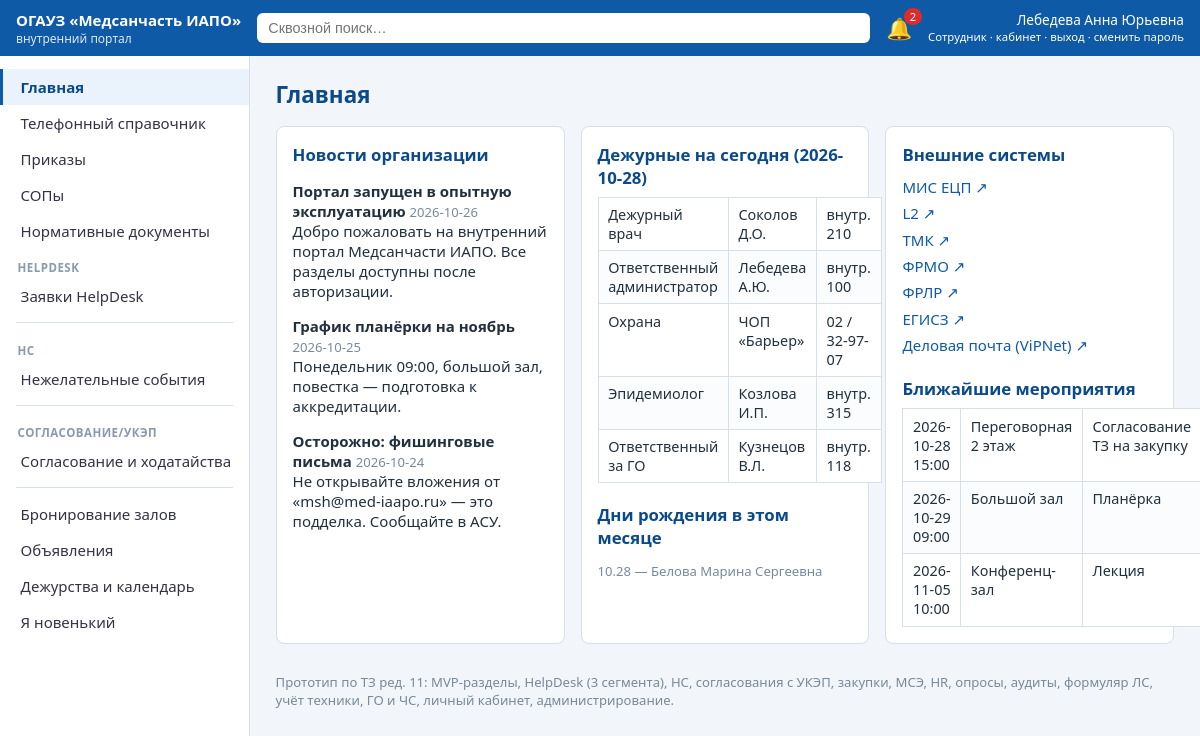
The page / (signed in) on the database its author committed.
### tables this page shows
CREATE TABLE users(
  id INTEGER PRIMARY KEY, fio TEXT, dept_id INTEGER REFERENCES departments(id),
  position TEXT, email TEXT, role_key TEXT REFERENCES roles(key),
  username TEXT UNIQUE, pw_hash TEXT, salt TEXT, must_change_pw INTEGER DEFAULT 0,
  active INTEGER DEFAULT 1, birth_month_day TEXT);

CREATE TABLE news(id INTEGER PRIMARY KEY, title TEXT, body TEXT, created_at TEXT);

CREATE TABLE duty(id INTEGER PRIMARY KEY, service TEXT, fio TEXT, phone TEXT, day TEXT);

CREATE TABLE ext_links(id INTEGER PRIMARY KEY, name TEXT, url TEXT);

CREATE TABLE booking(id INTEGER PRIMARY KEY, hall TEXT, bdate TEXT, btime TEXT,
  duration INTEGER, topic TEXT, organizer TEXT);

### app.py (the view)
@app.get("/", response_class=HTMLResponse)
def index(request: Request):
    u = current_user(request)
    if not u:
        return RedirectResponse("/login", status_code=302)
    con = get_db()
    news = con.execute("SELECT * FROM news ORDER BY created_at DESC").fetchall()
    duty = con.execute("SELECT * FROM duty WHERE day=?", (str(TODAY),)).fetchall()
    links = con.execute("SELECT * FROM ext_links").fetchall()
    bdays = con.execute("SELECT fio, birth_month_day FROM users WHERE substr(birth_month_day,1,2)=? ORDER BY birth_month_day", (f"{TODAY.month:02d}",)).fetchall()
    events = con.execute("SELECT * FROM booking WHERE bdate>=? ORDER BY bdate,btime LIMIT 5", (str(TODAY),)).fetchall()
    con.close()
    return ctx(request, news=news, duty=duty, links=links, bdays=bdays, events=events, template="index.html", section="Главная")

### templates/index.html
{% extends "base.html" %}
{% block body %}
<div class="grid">
  <div class="card">
    <h2 style="margin-top:0">Новости организации</h2>
    {% for n in news %}<p><b>{{ n['title'] }}</b> <span class="muted">{{ n['created_at'] }}</span><br>{{ n['body'] }}</p>{% endfor %}
  </div>
  <div class="card">
    <h2 style="margin-top:0">Дежурные на сегодня ({{ today }})</h2>
    <table>{% for d in duty %}<tr><td>{{ d['service'] }}</td><td>{{ d['fio'] }}</td><td>{{ d['phone'] }}</td></tr>{% endfor %}</table>
    <h2>Дни рождения в этом месяце</h2>
    <p class="muted">{% for b in bdays %}{{ b['birth_month_day']|replace('-','.') }} — {{ b['fio'] }}{% if not loop.last %}; {% endif %}{% endfor %}</p>
  </div>
  <div class="card">
    <h2 style="margin-top:0">Внешние системы</h2>
    {% for l in links %}<a href="{{ l['url'] }}" target="_blank" style="display:block;padding:.2rem 0">{{ l['name'] }} ↗</a>{% endfor %}
    <h2>Ближайшие мероприятия</h2>
    <table>{% for e in events %}<tr><td>{{ e['bdate'] }} {{ e['btime'] }}</td><td>{{ e['hall'] }}</td><td>{{ e['topic'] }}</td></tr>{% endfor %}</table>
  </div>
</div>
<p class="muted">Прототип по ТЗ ред. 11: MVP-разделы, HelpDesk (3 сегмента), НС, согласования с УКЭП, закупки, МСЭ, HR, опросы, аудиты, формуляр ЛС, учёт техники, ГО и ЧС, личный кабинет, администрирование.</p>
{% endblock %}

### templates/base.html (shortened to what this page needs)
<!doctype html>
<html lang="ru">
<head>
<link rel="stylesheet" href="/static/style.css">
</head>
<body>
{% if user %}
<header class="topbar">
  <div class="brand"><a href="/" style="color:#fff;text-decoration:none">ОГАУЗ «Медсанчасть&nbsp;ИАПО»</a> <span>внутренний портал</span></div>
  <form action="/search" method="get" class="searchbox">
    <input name="q" placeholder="Сквозной поиск…" value="{{ q or '' }}">
  </form>
  <a class="bell" href="/notifications" title="Уведомления">🔔{% if unread %}<span class="badge">{{ unread }}</span>{% endif %}</a>
  <div class="who">{{ user['fio'] }}<br><small>{{ role_names.get(user['role_key'], user['role_key']) }} · <a href="/dashboard">кабинет</a> · <a href="/logout">выход</a> · <a href="/change-password">сменить пароль</a></small></div>
</header>
<div class="layout">
  <nav class="side" id="side">
    {% set rv = role_vis.get(user['role_key'], []) %}
    {% set ns_ = namespace(group="") %}
    {% for need_role, title, url in menu %}
      {% set allowed = (need_role == "") or ('*' in rv) or (need_role in rv) %}
      {% if allowed %}
        {% if need_role != ns_.group %}
          {% if ns_.group %}<div class="navsep"></div>{% endif %}
          {% set ns_.group = need_role %}
          {% if need_role %}<div class="navgroup">{{ need_role }}</div>{% endif %}
        {% endif %}
        <a href="{{ url }}" class="{{ 'active' if request.url.path == url }}">{{ title }}</a>
      {% endif %}
    {% endfor %}
  </nav>
  <main class="content">
    <h1>{{ section }}</h1>
    {% block body %}{% endblock %}
  </main>
</div>
{% else %}
<main style="padding:2rem">{% block anon %}{% endblock %}</main>
{% endif %}
</body>
</html>

### static/style.css (style rules this page uses)
:root { --c1:#0e5aa7;--c2:#0b4a8a;--bg:#f2f5f9;--line:#d7dfe8;--ok:#1a7f37;--warn:#b35c00;--err:#c0392b }
* { box-sizing:border-box }
body { margin:0;font-family:'Segoe UI',Roboto,Arial,sans-serif;background:var(--bg);color:#22303e;font-size:15px }
a { color:var(--c1);text-decoration:none }
.topbar { display:flex;align-items:center;gap:1rem;background:var(--c1);color:#fff;padding:.6rem 1rem;position:sticky;top:0;z-index:10 }
.topbar a { color:#ffd }
.brand { font-weight:600 }
.brand span { display:block;font-weight:400;font-size:.75rem;opacity:.85 }
.searchbox { flex:1;display:flex }
.searchbox input { width:100%;padding:.45rem .7rem;border-radius:6px;border:0;font-size:.9rem }
.bell { position:relative;font-size:1.3rem;text-decoration:none }
.badge { position:absolute;top:-6px;right:-10px;background:#e02b2b;color:#fff;border-radius:10px;font-size:.7rem;padding:1px 6px }
.who { font-size:.85rem;text-align:right;line-height:1.2 }
.layout { display:flex;min-height:calc(100vh - 60px) }
.side { width:250px;background:#fff;border-right:1px solid var(--line);padding:.8rem 0;flex-shrink:0 }
.side a { display:block;padding:.5rem 1.1rem;color:#334;border-left:3px solid transparent }
.side a.active { border-left-color:var(--c1);background:#eaf2fb;color:var(--c2);font-weight:600 }
.content { flex:1;padding:1.2rem 1.6rem;max-width:1200px }
h1 { margin:.2rem 0 1rem;font-size:1.4rem;color:var(--c2) }
h2 { font-size:1.05rem;color:var(--c2);margin:1.2rem 0 .5rem }
table { border-collapse:collapse;width:100%;background:#fff;font-size:.9rem }
th,td { border:1px solid var(--line);padding:.45rem .6rem;text-align:left;vertical-align:top }
tr:nth-child(even) td { background:#fafcfe }
.card { background:#fff;border:1px solid var(--line);border-radius:8px;padding:1rem;margin-bottom:1rem }
.grid { display:grid;grid-template-columns:repeat(auto-fit,minmax(280px,1fr));gap:1rem }
.muted { color:#78899a;font-size:.82rem }
.navgroup { padding:.7rem 1.1rem .2rem;font-size:.72rem;text-transform:uppercase;letter-spacing:.04em;color:#8a99ab;font-weight:600 }
.navsep { border-top:1px solid var(--line);margin:.5rem 1rem }

### rows shown on the page
users: fio "Лебедева Анна Юрьевна", get "Сотрудник"
news: title "Портал запущен в опытную эксплуатацию", created_at "2026-10-26", body "Добро пожаловать на внутренний портал Медсанчасти ИАПО. Все разделы доступны после авторизации."
news: title "График планёрки на ноябрь", created_at "2026-10-25", body "Понедельник 09:00, большой зал, повестка — подготовка к аккредитации."
news: title "Осторожно: фишинговые письма", created_at "2026-10-24", body "Не открывайте вложения от «msh@med-iaapo.ru» — это подделка. Сообщайте в АСУ."
duty: service "Дежурный врач", fio "Соколов Д.О.", phone "внутр. 210"
duty: service "Ответственный администратор", fio "Лебедева А.Ю.", phone "внутр. 100"
duty: service "Охрана", fio "ЧОП «Барьер»", phone "02 / 32-97-07"
duty: service "Эпидемиолог", fio "Козлова И.П.", phone "внутр. 315"
duty: service "Ответственный за ГО", fio "Кузнецов В.Л.", phone "внутр. 118"
users: birth_month_day "10.28", fio "Белова Марина Сергеевна"
ext_links: name "МИС ЕЦП"
ext_links: name "L2"
ext_links: name "ТМК"
ext_links: name "ФРМО"
ext_links: name "ФРЛР"
ext_links: name "ЕГИСЗ"
ext_links: name "Деловая почта (ViPNet)"
booking: bdate "2026-10-28", btime "15:00", hall "Переговорная 2 этаж", topic "Согласование ТЗ на закупку"
booking: bdate "2026-10-29", btime "09:00", hall "Большой зал", topic "Планёрка"
booking: bdate "2026-11-05", btime "10:00", hall "Конференц-зал", topic "Лекция"

### other values the page prints
{{ unread }} "2"
{{ title }} "Главная" "Телефонный справочник" "Приказы" "СОПы" "Нормативные документы" "Заявки HelpDesk" "Нежелательные события" "Согласование и ходатайства" "Бронирование залов" "Объявления" "Дежурства и календарь" "Я новенький"
{{ need_role }} "HELPDESK" "НС" "СОГЛАСОВАНИЕ/УКЭП"
{{ section }} "Главная"
{{ today }} "2026-10-28"
